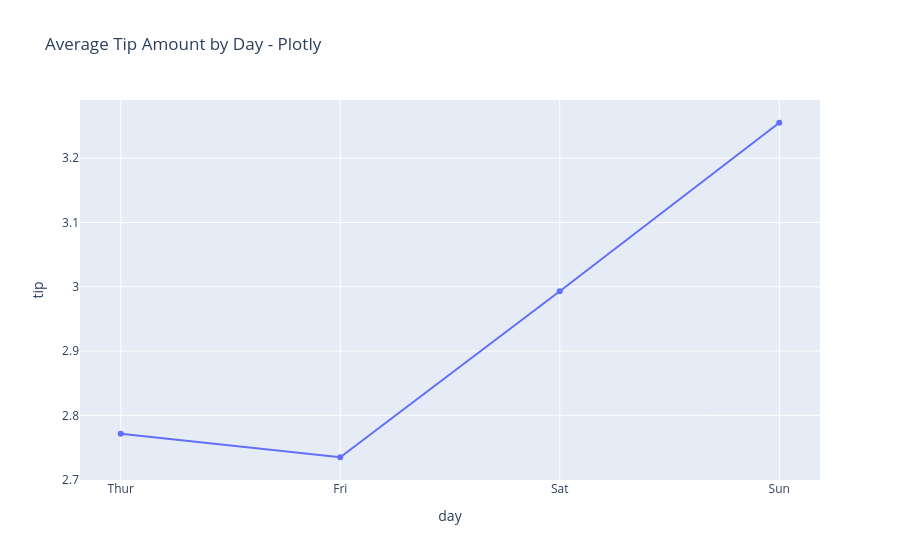

Write notebook code for a chart like this one.
### Markdown cell above
#### Plotly

### Code cell
import plotly.express as px
# Calculate average tip per day
daily_tip = (
    tips.groupby("day")["tip"]
    .mean()
    .reset_index()
)
# Create Line Plot
fig = px.line(
    daily_tip,
    x="day",
    y="tip",
    markers=True,
    title="Average Tip Amount by Day - Plotly"
)
# Display Plot
fig.show()

### Figure 1 — Plotly figure (JSON) as saved in the notebook; plotly's stock layout.template omitted (floating-point values rounded to 4 significant figures)
{"data": [{"hovertemplate": "day=%{x}<br>tip=%{y}<extra></extra>", "legendgroup": "", "line": {"color": "#636efa", "dash": "solid"}, "marker": {"symbol": "circle"}, "mode": "lines+markers", "name": "", "orientation": "v", "showlegend": false, "type": "scatter", "x": ["Thur", "Fri", "Sat", "Sun"], "xaxis": "x", "y": [2.771, 2.735, 2.993, 3.255], "yaxis": "y"}], "layout": {"legend": {"tracegroupgap": 0}, "title": {"text": "Average Tip Amount by Day - Plotly"}, "xaxis": {"anchor": "y", "domain": [0, 1], "title": {"text": "day"}}, "yaxis": {"anchor": "x", "domain": [0, 1], "title": {"text": "tip"}}}}
